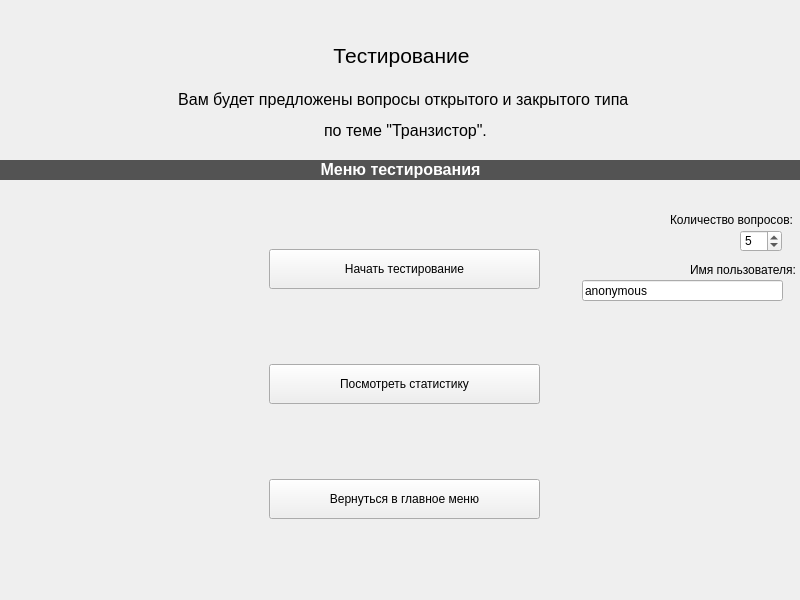
<?xml version="1.0" encoding="UTF-8"?>
<ui version="4.0">
 <class>Test</class>
 <widget class="QWidget" name="Test">
  <property name="geometry">
   <rect>
    <x>0</x>
    <y>0</y>
    <width>800</width>
    <height>600</height>
   </rect>
  </property>
  <property name="windowTitle">
   <string>Form</string>
  </property>
  <layout class="QGridLayout" name="gridLayout">
   <property name="leftMargin">
    <number>0</number>
   </property>
   <property name="topMargin">
    <number>0</number>
   </property>
   <property name="rightMargin">
    <number>0</number>
   </property>
   <property name="bottomMargin">
    <number>0</number>
   </property>
   <property name="spacing">
    <number>0</number>
   </property>
   <item row="0" column="0">
    <widget class="QStackedWidget" name="stackedWidget">
     <property name="currentIndex">
      <number>0</number>
     </property>
     <widget class="QWidget" name="mainmenu">
      <widget class="QLabel" name="label">
       <property name="geometry">
        <rect>
         <x>26</x>
         <y>10</y>
         <width>751</width>
         <height>91</height>
        </rect>
       </property>
       <property name="text">
        <string>&lt;html&gt;&lt;head/&gt;&lt;body&gt;&lt;p align=&quot;center&quot;&gt;&lt;span style=&quot; font-size:16pt;&quot;&gt;Тестирование&lt;/span&gt;&lt;/p&gt;&lt;/body&gt;&lt;/html&gt;</string>
       </property>
      </widget>
      <widget class="QSpinBox" name="spinBox">
       <property name="geometry">
        <rect>
         <x>740</x>
         <y>230</y>
         <width>42</width>
         <height>22</height>
        </rect>
       </property>
       <property name="minimum">
        <number>2</number>
       </property>
       <property name="maximum">
        <number>10</number>
       </property>
       <property name="value">
        <number>5</number>
       </property>
      </widget>
      <widget class="QLabel" name="test_intro_label">
       <property name="geometry">
        <rect>
         <x>70</x>
         <y>50</y>
         <width>671</width>
         <height>131</height>
        </rect>
       </property>
       <property name="text">
        <string>&lt;!DOCTYPE HTML PUBLIC &quot;-//W3C//DTD HTML 4.0//EN&quot; &quot;http://www.w3.org/TR/REC-html40/strict.dtd&quot;&gt;
&lt;html&gt;&lt;head&gt;&lt;meta name=&quot;qrichtext&quot; content=&quot;1&quot; /&gt;&lt;style type=&quot;text/css&quot;&gt;
p, li { white-space: pre-wrap; }
&lt;/style&gt;&lt;/head&gt;&lt;body style=&quot; font-family:'MS Shell Dlg 2'; font-size:8pt; font-weight:400; font-style:normal;&quot;&gt;
&lt;p align=&quot;center&quot; style=&quot; margin-top:12px; margin-bottom:12px; margin-left:0px; margin-right:0px; -qt-block-indent:0; text-indent:0px;&quot;&gt;&lt;span style=&quot; font-size:12pt;&quot;&gt;Вам будет предложены вопросы открытого и закрытого типа &lt;/span&gt;&lt;/p&gt;
&lt;p align=&quot;center&quot; style=&quot; margin-top:12px; margin-bottom:12px; margin-left:0px; margin-right:0px; -qt-block-indent:0; text-indent:0px;&quot;&gt;&lt;span style=&quot; font-size:12pt;&quot;&gt;по теме &amp;quot;Транзистор&amp;quot;.&lt;/span&gt;&lt;/p&gt;&lt;/body&gt;&lt;/html&gt;</string>
       </property>
      </widget>
      <widget class="QLabel" name="questions_count_label">
       <property name="geometry">
        <rect>
         <x>670</x>
         <y>210</y>
         <width>151</width>
         <height>20</height>
        </rect>
       </property>
       <property name="text">
        <string>Количество вопросов:</string>
       </property>
      </widget>
      <widget class="QWidget" name="verticalLayoutWidget">
       <property name="geometry">
        <rect>
         <x>269</x>
         <y>180</y>
         <width>271</width>
         <height>411</height>
        </rect>
       </property>
       <layout class="QVBoxLayout" name="menu">
        <property name="spacing">
         <number>6</number>
        </property>
        <property name="sizeConstraint">
         <enum>QLayout::SetDefaultConstraint</enum>
        </property>
        <item>
         <widget class="QPushButton" name="pushButton_start">
          <property name="minimumSize">
           <size>
            <width>0</width>
            <height>40</height>
           </size>
          </property>
          <property name="text">
           <string>Начать тестирование</string>
          </property>
         </widget>
        </item>
        <item>
         <widget class="QPushButton" name="pushButton_results">
          <property name="minimumSize">
           <size>
            <width>37</width>
            <height>40</height>
           </size>
          </property>
          <property name="styleSheet">
           <string notr="true"/>
          </property>
          <property name="text">
           <string>Посмотреть статистику</string>
          </property>
          <property name="iconSize">
           <size>
            <width>29</width>
            <height>28</height>
           </size>
          </property>
          <property name="flat">
           <bool>false</bool>
          </property>
         </widget>
        </item>
        <item>
         <widget class="QPushButton" name="return_to_menu_button_2">
          <property name="minimumSize">
           <size>
            <width>0</width>
            <height>40</height>
           </size>
          </property>
          <property name="text">
           <string>Вернуться в главное меню</string>
          </property>
         </widget>
        </item>
       </layout>
      </widget>
      <widget class="QLineEdit" name="username">
       <property name="geometry">
        <rect>
         <x>582</x>
         <y>280</y>
         <width>201</width>
         <height>21</height>
        </rect>
       </property>
       <property name="text">
        <string>anonymous</string>
       </property>
      </widget>
      <widget class="QLabel" name="username_label">
       <property name="geometry">
        <rect>
         <x>690</x>
         <y>260</y>
         <width>151</width>
         <height>20</height>
        </rect>
       </property>
       <property name="text">
        <string>Имя пользователя:</string>
       </property>
      </widget>
      <widget class="QLabel" name="label_2">
       <property name="geometry">
        <rect>
         <x>0</x>
         <y>160</y>
         <width>801</width>
         <height>20</height>
        </rect>
       </property>
       <property name="styleSheet">
        <string notr="true">background-color: rgb(83, 83, 83);
color: rgb(255, 255, 255);</string>
       </property>
       <property name="text">
        <string>&lt;html&gt;&lt;head/&gt;&lt;body&gt;&lt;p align=&quot;center&quot;&gt;&lt;span style=&quot; font-size:12pt; font-weight:600;&quot;&gt;Меню тестирования&lt;/span&gt;&lt;/p&gt;&lt;/body&gt;&lt;/html&gt;</string>
       </property>
      </widget>
     </widget>
     <widget class="QWidget" name="test">
      <property name="focusPolicy">
       <enum>Qt::StrongFocus</enum>
      </property>
      <layout class="QGridLayout" name="gridLayout_2" rowstretch="0,0,0" columnstretch="3,3,2,2">
       <item row="1" column="0" colspan="4">
        <widget class="QStackedWidget" name="stackedWidget_question_type">
         <property name="currentIndex">
          <number>0</number>
         </property>
         <widget class="QWidget" name="closed_question">
          <layout class="QGridLayout" name="gridLayout_3" rowstretch="1,1,1,1" columnstretch="10,0,0">
           <item row="2" column="0">
            <widget class="QLabel" name="Answer3">
             <property name="sizePolicy">
              <sizepolicy hsizetype="Preferred" vsizetype="Expanding">
               <horstretch>0</horstretch>
               <verstretch>0</verstretch>
              </sizepolicy>
             </property>
             <property name="minimumSize">
              <size>
               <width>0</width>
               <height>50</height>
              </size>
             </property>
             <property name="font">
              <font>
               <pointsize>20</pointsize>
              </font>
             </property>
             <property name="styleSheet">
              <string notr="true">background-color: rgb(144, 203, 255);
color: rgb(0, 0, 0);
border-color: rgb(0, 0, 0);</string>
             </property>
             <property name="text">
              <string>&lt;html&gt;&lt;head/&gt;&lt;body&gt;&lt;p align=&quot;center&quot;&gt;Answer3&lt;/p&gt;&lt;/body&gt;&lt;/html&gt;</string>
             </property>
             <property name="margin">
              <number>0</number>
             </property>
             <property name="indent">
              <number>20</number>
             </property>
            </widget>
           </item>
           <item row="3" column="0">
            <widget class="QLabel" name="Answer4">
             <property name="sizePolicy">
              <sizepolicy hsizetype="Preferred" vsizetype="Expanding">
               <horstretch>0</horstretch>
               <verstretch>0</verstretch>
              </sizepolicy>
             </property>
             <property name="minimumSize">
              <size>
               <width>0</width>
               <height>50</height>
              </size>
             </property>
             <property name="font">
              <font>
               <pointsize>20</pointsize>
              </font>
             </property>
             <property name="styleSheet">
              <string notr="true">background-color: rgb(144, 203, 255);
color: rgb(0, 0, 0);
border-color: rgb(0, 0, 0);</string>
             </property>
             <property name="text">
              <string>&lt;html&gt;&lt;head/&gt;&lt;body&gt;&lt;p align=&quot;center&quot;&gt;Answer4&lt;/p&gt;&lt;/body&gt;&lt;/html&gt;</string>
             </property>
             <property name="margin">
              <number>0</number>
             </property>
             <property name="indent">
              <number>20</number>
             </property>
            </widget>
           </item>
           <item row="1" column="0">
            <widget class="QLabel" name="Answer2">
             <property name="sizePolicy">
              <sizepolicy hsizetype="Preferred" vsizetype="Expanding">
               <horstretch>0</horstretch>
               <verstretch>0</verstretch>
              </sizepolicy>
             </property>
             <property name="minimumSize">
              <size>
               <width>0</width>
               <height>50</height>
              </size>
             </property>
             <property name="font">
              <font>
               <pointsize>20</pointsize>
              </font>
             </property>
             <property name="styleSheet">
              <string notr="true">background-color: rgb(144, 203, 255);
color: rgb(0, 0, 0);
border-color: rgb(0, 0, 0);</string>
             </property>
             <property name="text">
              <string>&lt;html&gt;&lt;head/&gt;&lt;body&gt;&lt;p align=&quot;center&quot;&gt;Answer2&lt;/p&gt;&lt;/body&gt;&lt;/html&gt;</string>
             </property>
             <property name="scaledContents">
              <bool>true</bool>
             </property>
             <property name="margin">
              <number>0</number>
             </property>
             <property name="indent">
              <number>20</number>
             </property>
            </widget>
           </item>
           <item row="0" column="0">
            <widget class="QLabel" name="Answer1">
             <property name="sizePolicy">
              <sizepolicy hsizetype="Preferred" vsizetype="Expanding">
               <horstretch>0</horstretch>
               <verstretch>0</verstretch>
              </sizepolicy>
             </property>
             <property name="minimumSize">
              <size>
               <width>0</width>
               <height>50</height>
              </size>
             </property>
             <property name="font">
              <font>
               <pointsize>20</pointsize>
              </font>
             </property>
             <property name="styleSheet">
              <string notr="true">background-color: rgb(144, 203, 255);
color: rgb(0, 0, 0);
border-color: rgb(0, 0, 0);</string>
             </property>
             <property name="text">
              <string>&lt;html&gt;&lt;head/&gt;&lt;body&gt;&lt;p align=&quot;center&quot;&gt;Answer1&lt;/p&gt;&lt;/body&gt;&lt;/html&gt;</string>
             </property>
             <property name="scaledContents">
              <bool>true</bool>
             </property>
             <property name="margin">
              <number>0</number>
             </property>
             <property name="indent">
              <number>20</number>
             </property>
            </widget>
           </item>
           <item row="2" column="2">
            <widget class="QCheckBox" name="Answer3_checkBox">
             <property name="text">
              <string/>
             </property>
             <property name="autoExclusive">
              <bool>true</bool>
             </property>
            </widget>
           </item>
           <item row="3" column="2">
            <widget class="QCheckBox" name="Answer4_checkBox">
             <property name="text">
              <string/>
             </property>
             <property name="autoExclusive">
              <bool>true</bool>
             </property>
            </widget>
           </item>
           <item row="0" column="2">
            <widget class="QCheckBox" name="Answer1_checkBox">
             <property name="text">
              <string/>
             </property>
             <property name="autoExclusive">
              <bool>true</bool>
             </property>
            </widget>
           </item>
           <item row="1" column="2">
            <widget class="QCheckBox" name="Answer2_checkBox">
             <property name="text">
              <string/>
             </property>
             <property name="autoExclusive">
              <bool>true</bool>
             </property>
            </widget>
           </item>
           <item row="0" column="1">
            <spacer name="horizontalSpacer_2">
             <property name="orientation">
              <enum>Qt::Horizontal</enum>
             </property>
             <property name="sizeHint" stdset="0">
              <size>
               <width>20</width>
               <height>20</height>
              </size>
             </property>
            </spacer>
           </item>
           <item row="1" column="1">
            <spacer name="horizontalSpacer_3">
             <property name="orientation">
              <enum>Qt::Horizontal</enum>
             </property>
             <property name="sizeHint" stdset="0">
              <size>
               <width>20</width>
               <height>20</height>
              </size>
             </property>
            </spacer>
           </item>
           <item row="2" column="1">
            <spacer name="horizontalSpacer_4">
             <property name="orientation">
              <enum>Qt::Horizontal</enum>
             </property>
             <property name="sizeHint" stdset="0">
              <size>
               <width>20</width>
               <height>20</height>
              </size>
             </property>
            </spacer>
           </item>
           <item row="3" column="1">
            <spacer name="horizontalSpacer_5">
             <property name="orientation">
              <enum>Qt::Horizontal</enum>
             </property>
             <property name="sizeHint" stdset="0">
              <size>
               <width>20</width>
               <height>20</height>
              </size>
             </property>
            </spacer>
           </item>
          </layout>
         </widget>
         <widget class="QWidget" name="open_question">
          <layout class="QGridLayout" name="gridLayout_4" rowminimumheight="1,1,7">
           <item row="0" column="0">
            <widget class="QLabel" name="youranswer">
             <property name="font">
              <font>
               <pointsize>12</pointsize>
              </font>
             </property>
             <property name="text">
              <string>Ваш ответ:</string>
             </property>
            </widget>
           </item>
           <item row="2" column="0">
            <widget class="QLineEdit" name="answer">
             <property name="sizePolicy">
              <sizepolicy hsizetype="Expanding" vsizetype="Expanding">
               <horstretch>0</horstretch>
               <verstretch>0</verstretch>
              </sizepolicy>
             </property>
             <property name="font">
              <font>
               <pointsize>20</pointsize>
              </font>
             </property>
             <property name="alignment">
              <set>Qt::AlignLeading|Qt::AlignLeft|Qt::AlignTop</set>
             </property>
            </widget>
           </item>
           <item row="1" column="0">
            <spacer name="horizontalSpacer_6">
             <property name="orientation">
              <enum>Qt::Horizontal</enum>
             </property>
             <property name="sizeHint" stdset="0">
              <size>
               <width>40</width>
               <height>20</height>
              </size>
             </property>
            </spacer>
           </item>
          </layout>
         </widget>
        </widget>
       </item>
       <item row="2" column="1">
        <widget class="QPushButton" name="next">
         <property name="text">
          <string>&gt;</string>
         </property>
        </widget>
       </item>
       <item row="2" column="3">
        <widget class="QPushButton" name="finish">
         <property name="minimumSize">
          <size>
           <width>50</width>
           <height>0</height>
          </size>
         </property>
         <property name="text">
          <string>Завершить</string>
         </property>
        </widget>
       </item>
       <item row="2" column="0">
        <widget class="QPushButton" name="prev">
         <property name="text">
          <string>&lt;</string>
         </property>
        </widget>
       </item>
       <item row="0" column="0" colspan="4">
        <widget class="QTextBrowser" name="textBrowser">
         <property name="font">
          <font>
           <pointsize>22</pointsize>
          </font>
         </property>
         <property name="sizeAdjustPolicy">
          <enum>QAbstractScrollArea::AdjustIgnored</enum>
         </property>
         <property name="html">
          <string>&lt;!DOCTYPE HTML PUBLIC &quot;-//W3C//DTD HTML 4.0//EN&quot; &quot;http://www.w3.org/TR/REC-html40/strict.dtd&quot;&gt;
&lt;html&gt;&lt;head&gt;&lt;meta name=&quot;qrichtext&quot; content=&quot;1&quot; /&gt;&lt;style type=&quot;text/css&quot;&gt;
p, li { white-space: pre-wrap; }
&lt;/style&gt;&lt;/head&gt;&lt;body style=&quot; font-family:'MS Shell Dlg 2'; font-size:22pt; font-weight:400; font-style:normal;&quot;&gt;
&lt;p style=&quot;-qt-paragraph-type:empty; margin-top:0px; margin-bottom:0px; margin-left:0px; margin-right:0px; -qt-block-indent:0; text-indent:0px; font-size:8.25pt;&quot;&gt;&lt;br /&gt;&lt;/p&gt;&lt;/body&gt;&lt;/html&gt;</string>
         </property>
        </widget>
       </item>
       <item row="2" column="2">
        <spacer name="horizontalSpacer">
         <property name="orientation">
          <enum>Qt::Horizontal</enum>
         </property>
         <property name="sizeHint" stdset="0">
          <size>
           <width>40</width>
           <height>20</height>
          </size>
         </property>
        </spacer>
       </item>
      </layout>
     </widget>
     <widget class="QWidget" name="result">
      <widget class="QLabel" name="label_result">
       <property name="geometry">
        <rect>
         <x>186</x>
         <y>20</y>
         <width>421</width>
         <height>61</height>
        </rect>
       </property>
       <property name="font">
        <font>
         <pointsize>14</pointsize>
        </font>
       </property>
       <property name="styleSheet">
        <string notr="true">background-color: rgb(255, 107, 1);
color: rgb(255, 255, 255);</string>
       </property>
       <property name="text">
        <string>Результаты тестирования</string>
       </property>
       <property name="alignment">
        <set>Qt::AlignCenter</set>
       </property>
      </widget>
      <widget class="QListWidget" name="listWidget_result">
       <property name="geometry">
        <rect>
         <x>30</x>
         <y>150</y>
         <width>751</width>
         <height>341</height>
        </rect>
       </property>
      </widget>
      <widget class="QLabel" name="label_your_answers">
       <property name="geometry">
        <rect>
         <x>186</x>
         <y>100</y>
         <width>421</width>
         <height>31</height>
        </rect>
       </property>
       <property name="font">
        <font>
         <pointsize>14</pointsize>
        </font>
       </property>
       <property name="styleSheet">
        <string notr="true">background-color: rgb(255, 107, 1);
color: rgb(255, 255, 255);</string>
       </property>
       <property name="text">
        <string>Ваши ответы</string>
       </property>
       <property name="alignment">
        <set>Qt::AlignCenter</set>
       </property>
      </widget>
      <widget class="QLabel" name="label_proc_right_answers">
       <property name="geometry">
        <rect>
         <x>30</x>
         <y>510</y>
         <width>291</width>
         <height>31</height>
        </rect>
       </property>
       <property name="font">
        <font>
         <pointsize>14</pointsize>
        </font>
       </property>
       <property name="styleSheet">
        <string notr="true">background-color: rgb(255, 107, 1);
color: rgb(255, 255, 255);</string>
       </property>
       <property name="text">
        <string>Процент правильных ответов:</string>
       </property>
       <property name="alignment">
        <set>Qt::AlignCenter</set>
       </property>
      </widget>
      <widget class="QLabel" name="label_your_answers_3">
       <property name="geometry">
        <rect>
         <x>30</x>
         <y>550</y>
         <width>291</width>
         <height>31</height>
        </rect>
       </property>
       <property name="font">
        <font>
         <pointsize>14</pointsize>
        </font>
       </property>
       <property name="styleSheet">
        <string notr="true">background-color: rgb(255, 107, 1);
color: rgb(255, 255, 255);</string>
       </property>
       <property name="text">
        <string>Ваша оценка:</string>
       </property>
       <property name="alignment">
        <set>Qt::AlignCenter</set>
       </property>
      </widget>
      <widget class="QLabel" name="label_proc">
       <property name="geometry">
        <rect>
         <x>330</x>
         <y>510</y>
         <width>61</width>
         <height>31</height>
        </rect>
       </property>
       <property name="font">
        <font>
         <pointsize>14</pointsize>
        </font>
       </property>
       <property name="styleSheet">
        <string notr="true">background-color: rgb(255, 107, 1);
color: rgb(255, 255, 255);</string>
       </property>
       <property name="text">
        <string/>
       </property>
       <property name="alignment">
        <set>Qt::AlignCenter</set>
       </property>
      </widget>
      <widget class="QLabel" name="label_ocenka">
       <property name="geometry">
        <rect>
         <x>330</x>
         <y>550</y>
         <width>61</width>
         <height>31</height>
        </rect>
       </property>
       <property name="font">
        <font>
         <pointsize>14</pointsize>
        </font>
       </property>
       <property name="styleSheet">
        <string notr="true">background-color: rgb(255, 107, 1);
color: rgb(255, 255, 255);</string>
       </property>
       <property name="text">
        <string/>
       </property>
       <property name="alignment">
        <set>Qt::AlignCenter</set>
       </property>
      </widget>
      <widget class="QPushButton" name="return_to_menu_button">
       <property name="geometry">
        <rect>
         <x>600</x>
         <y>560</y>
         <width>181</width>
         <height>22</height>
        </rect>
       </property>
       <property name="text">
        <string>Вернуться в главное меню</string>
       </property>
      </widget>
     </widget>
     <widget class="QWidget" name="stats">
      <widget class="QTextBrowser" name="textBrowser_stats">
       <property name="geometry">
        <rect>
         <x>10</x>
         <y>10</y>
         <width>781</width>
         <height>551</height>
        </rect>
       </property>
      </widget>
      <widget class="QPushButton" name="return_to_menu_button_3">
       <property name="geometry">
        <rect>
         <x>610</x>
         <y>570</y>
         <width>181</width>
         <height>22</height>
        </rect>
       </property>
       <property name="text">
        <string>Вернуться в главное меню</string>
       </property>
      </widget>
     </widget>
    </widget>
   </item>
  </layout>
 </widget>
 <resources/>
 <connections/>
</ui>
